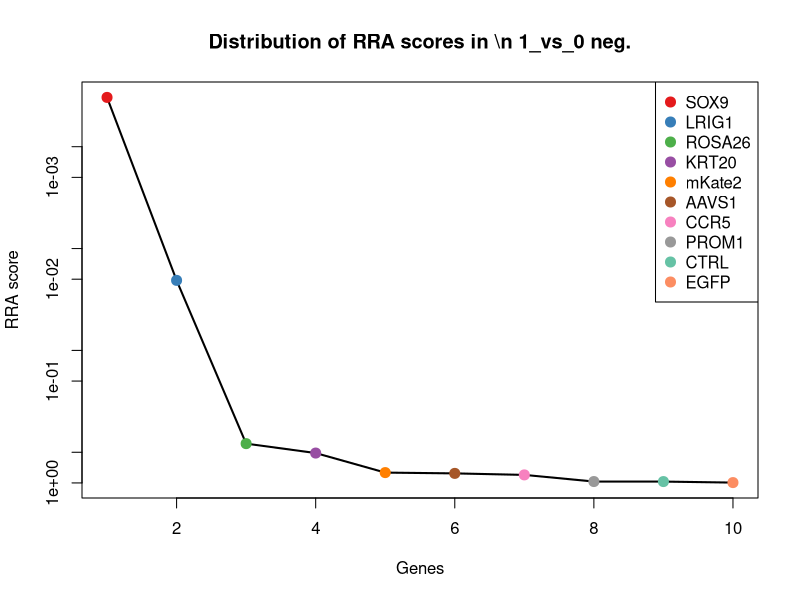
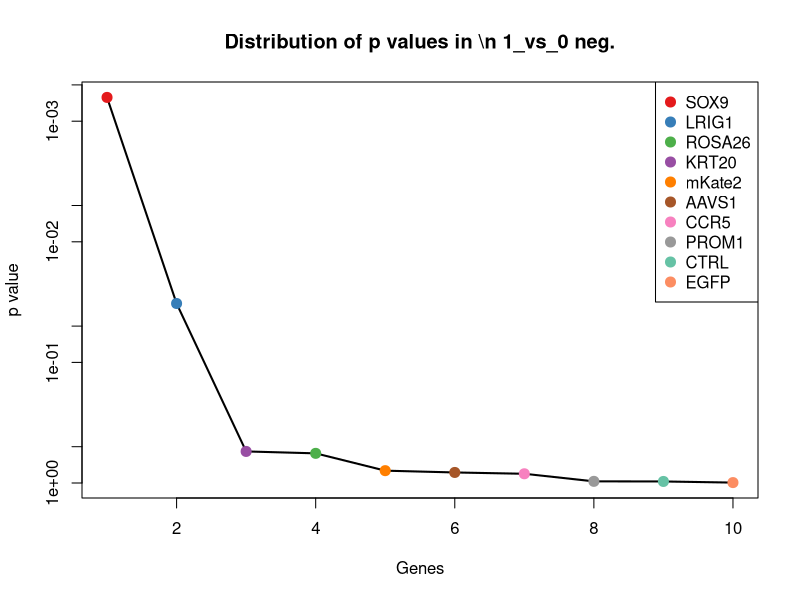
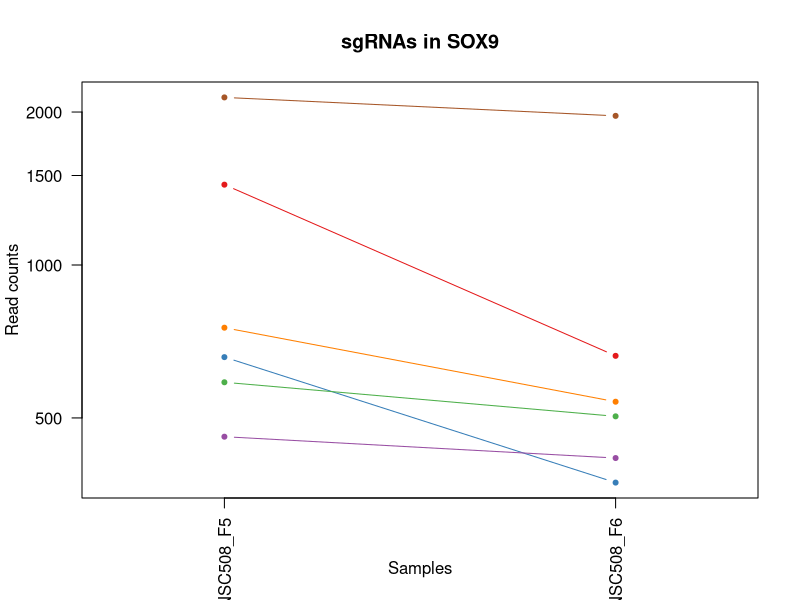
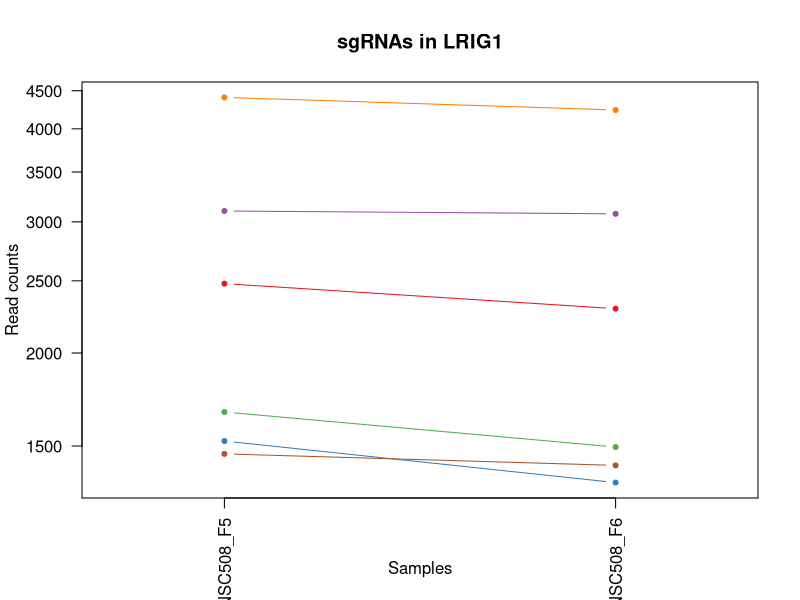
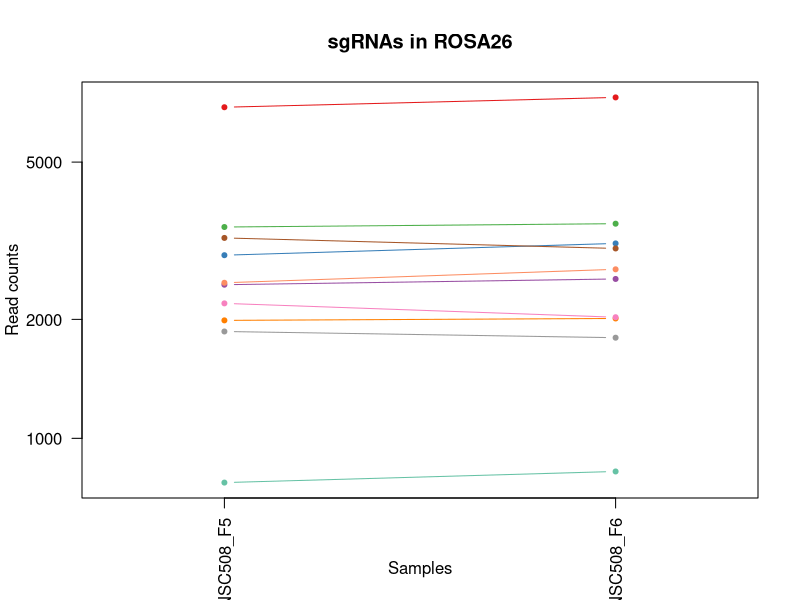
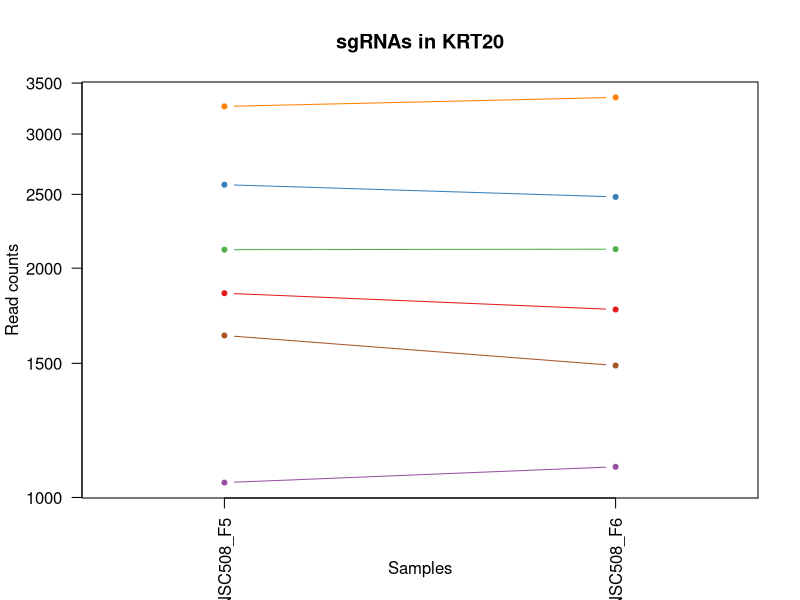
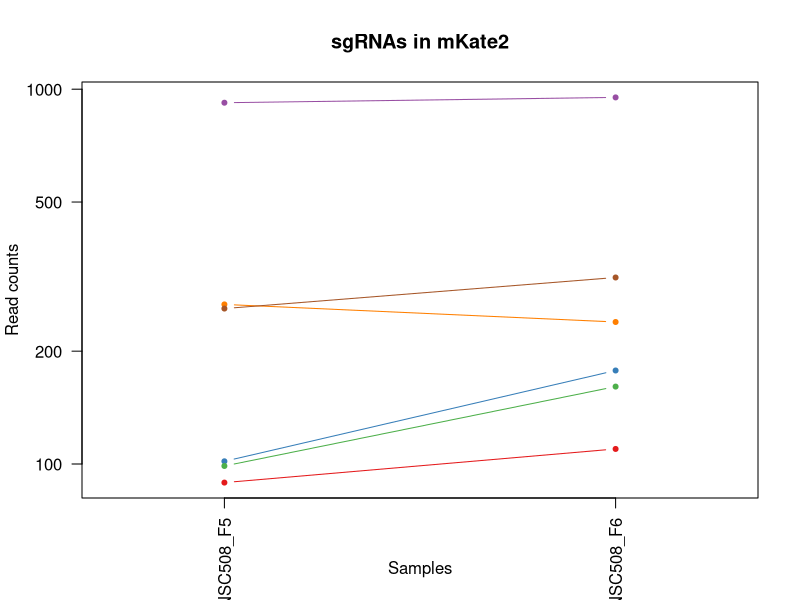
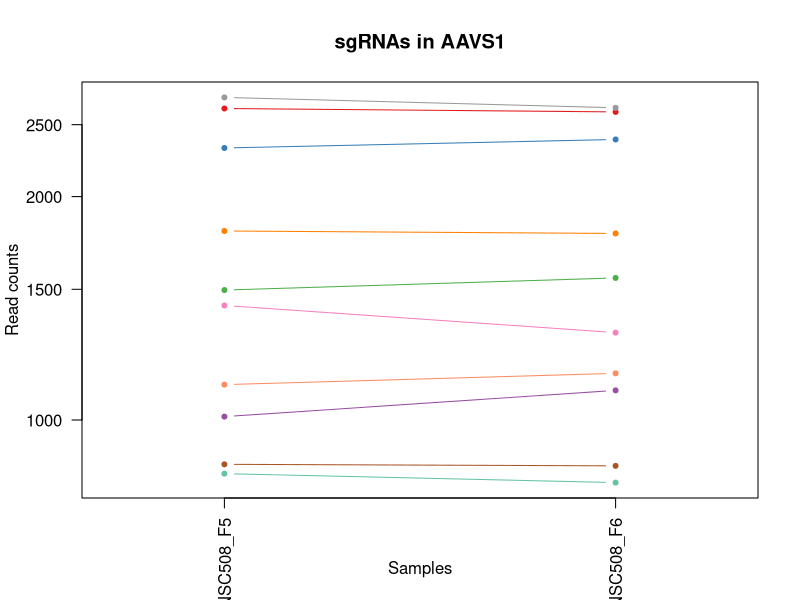

Source code (R) for these figures, in order: (Note: this script raises an error after producing the figures.)
pdf(file='S8A_c0_t1.pdf',width=4.5,height=4.5);
gstable=read.table('S8A_c0_t1.gene_summary.txt',header=T)
# 
#
# parameters
# Do not modify the variables beginning with "__"

# gstablename='__GENE_SUMMARY_FILE__'
startindex=3
# outputfile='__OUTPUT_FILE__'
targetgenelist=c("SOX9","LRIG1","ROSA26","KRT20","mKate2","AAVS1","CCR5","PROM1","CTRL","EGFP")
# samplelabel=sub('.\\w+.\\w+$','',colnames(gstable)[startindex]);
samplelabel='1_vs_0 neg.'


# You need to write some codes in front of this code:
# gstable=read.table(gstablename,header=T)
# pdf(file=outputfile,width=6,height=6)


# set up color using RColorBrewer
#library(RColorBrewer)
#colors <- brewer.pal(length(targetgenelist), "Set1")

colors=c( "#E41A1C", "#377EB8", "#4DAF4A", "#984EA3", "#FF7F00",  "#A65628", "#F781BF",
          "#999999", "#66C2A5", "#FC8D62", "#8DA0CB", "#E78AC3", "#A6D854", "#FFD92F", "#E5C494", "#B3B3B3", 
          "#8DD3C7", "#FFFFB3", "#BEBADA", "#FB8072", "#80B1D3", "#FDB462", "#B3DE69", "#FCCDE5",
          "#D9D9D9", "#BC80BD", "#CCEBC5", "#FFED6F")

######
# function definition

plotrankedvalues<-function(val, tglist, ...){
  
  plot(val,log='y',ylim=c(max(val),min(val)),type='l',lwd=2, ...)
  if(length(tglist)>0){
    for(i in 1:length(tglist)){
      targetgene=tglist[i];
      tx=which(names(val)==targetgene);ty=val[targetgene];
      points(tx,ty,col=colors[(i %% length(colors)) ],cex=2,pch=20)
      # text(tx+50,ty,targetgene,col=colors[i])
    }
    legend('topright',tglist,pch=20,pt.cex = 2,cex=1,col=colors)
  }
}



plotrandvalues<-function(val,targetgenelist, ...){
  # choose the one with the best distance distribution
  
  mindiffvalue=0;
  randval=val;
  for(i in 1:20){
    randval0=sample(val)
    vindex=sort(which(names(randval0) %in% targetgenelist))
    if(max(vindex)>0.9*length(val)){
      # print('pass...')
      next;
    }
    mindiffind=min(diff(vindex));
    if (mindiffind > mindiffvalue){
      mindiffvalue=mindiffind;
      randval=randval0;
      # print(paste('Diff: ',mindiffvalue))
    }
  }
  plot(randval,log='y',ylim=c(max(randval),min(randval)),pch=20,col='grey', ...)
  
  if(length(targetgenelist)>0){
    for(i in 1:length(targetgenelist)){
      targetgene=targetgenelist[i];
      tx=which(names(randval)==targetgene);ty=randval[targetgene];
      points(tx,ty,col=colors[(i %% length(colors)) ],cex=2,pch=20)
      text(tx+50,ty,targetgene,col=colors[i])
    }
  }
  
}




# set.seed(1235)



pvec=gstable[,startindex]
names(pvec)=gstable[,'id']
pvec=sort(pvec);

plotrankedvalues(pvec,targetgenelist,xlab='Genes',ylab='RRA score',main=paste('Distribution of RRA scores in \\n',samplelabel))

# plotrandvalues(pvec,targetgenelist,xlab='Genes',ylab='RRA score',main=paste('Distribution of RRA scores in \\n',samplelabel))


pvec=gstable[,startindex+1]
names(pvec)=gstable[,'id']
pvec=sort(pvec);

plotrankedvalues(pvec,targetgenelist,xlab='Genes',ylab='p value',main=paste('Distribution of p values in \\n',samplelabel))

# plotrandvalues(pvec,targetgenelist,xlab='Genes',ylab='p value',main=paste('Distribution of p values in \\n',samplelabel))



# you need to write after this code:
# dev.off()






# parameters
# Do not modify the variables beginning with "__"
targetmat=list(c(1438.0302471412763,661.5066344993968),c(657.659166359277,372.032167269803),c(586.7163408336407,502.6614394853237),c(458.2523054223534,415.9236027342179),c(751.6104758391738,537.1475673502212),c(2135.954260420509,1964.6642541214314))
targetgene="SOX9"
collabel=c("S61_MNSC508_F5","S62_MNSC508_F6")

# set up color using RColorBrewer
#library(RColorBrewer)
#colors <- brewer.pal(length(targetgenelist), "Set1")

colors=c( "#E41A1C", "#377EB8", "#4DAF4A", "#984EA3", "#FF7F00",  "#A65628", "#F781BF",
          "#999999", "#66C2A5", "#FC8D62", "#8DA0CB", "#E78AC3", "#A6D854", "#FFD92F", "#E5C494", "#B3B3B3", 
          "#8DD3C7", "#FFFFB3", "#BEBADA", "#FB8072", "#80B1D3", "#FDB462", "#B3DE69", "#FCCDE5",
          "#D9D9D9", "#BC80BD", "#CCEBC5", "#FFED6F")


## code

targetmatvec=unlist(targetmat)+1
yrange=range(targetmatvec[targetmatvec>0]);
# yrange[1]=1; # set the minimum value to 1
for(i in 1:length(targetmat)){
  vali=targetmat[[i]]+1;
  if(i==1){
    plot(1:length(vali),vali,type='b',las=1,pch=20,main=paste('sgRNAs in',targetgene),ylab='Read counts',xlab='Samples',xlim=c(0.7,length(vali)+0.3),ylim = yrange,col=colors[(i %% length(colors))],xaxt='n',log='y')
    axis(1,at=1:length(vali),labels=(collabel),las=2)
    # lines(0:100,rep(1,101),col='black');
  }else{
    lines(1:length(vali),vali,type='b',pch=20,col=colors[(i %% length(colors))])
  }
}




# parameters
# Do not modify the variables beginning with "__"
targetmat=list(c(2477.2467724087055,2292.8049859268194),c(1522.394688306898,1338.688781664656),c(1665.239026189598,1494.3988741455569),c(3101.351899668019,3074.490550864495),c(4407.0833640722985,4238.658624849216),c(1462.9561047583918,1411.8411741053478))
targetgene="LRIG1"
collabel=c("S61_MNSC508_F5","S62_MNSC508_F6")

# set up color using RColorBrewer
#library(RColorBrewer)
#colors <- brewer.pal(length(targetgenelist), "Set1")

colors=c( "#E41A1C", "#377EB8", "#4DAF4A", "#984EA3", "#FF7F00",  "#A65628", "#F781BF",
          "#999999", "#66C2A5", "#FC8D62", "#8DA0CB", "#E78AC3", "#A6D854", "#FFD92F", "#E5C494", "#B3B3B3", 
          "#8DD3C7", "#FFFFB3", "#BEBADA", "#FB8072", "#80B1D3", "#FDB462", "#B3DE69", "#FCCDE5",
          "#D9D9D9", "#BC80BD", "#CCEBC5", "#FFED6F")


## code

targetmatvec=unlist(targetmat)+1
yrange=range(targetmatvec[targetmatvec>0]);
# yrange[1]=1; # set the minimum value to 1
for(i in 1:length(targetmat)){
  vali=targetmat[[i]]+1;
  if(i==1){
    plot(1:length(vali),vali,type='b',las=1,pch=20,main=paste('sgRNAs in',targetgene),ylab='Read counts',xlab='Samples',xlim=c(0.7,length(vali)+0.3),ylim = yrange,col=colors[(i %% length(colors))],xaxt='n',log='y')
    axis(1,at=1:length(vali),labels=(collabel),las=2)
    # lines(0:100,rep(1,101),col='black');
  }else{
    lines(1:length(vali),vali,type='b',pch=20,col=colors[(i %% length(colors))])
  }
}




# parameters
# Do not modify the variables beginning with "__"
targetmat=list(c(6882.412762818149,7288.068355448331),c(2905.7797860568057,3112.1117812625653),c(3424.4293618590928,3491.4591877764374),c(2446.5687938030246,2530.027744270205),c(1987.357801549244,2009.6007237635704),c(3213.5182589450387,3022.238841978287),c(2194.4341571375876,2024.2312022517087),c(1862.7285134636666,1796.4137515078407),c(771.7428992991516,823.4869320466426),c(2474.370711914423,2676.332529151588))
targetgene="ROSA26"
collabel=c("S61_MNSC508_F5","S62_MNSC508_F6")

# set up color using RColorBrewer
#library(RColorBrewer)
#colors <- brewer.pal(length(targetgenelist), "Set1")

colors=c( "#E41A1C", "#377EB8", "#4DAF4A", "#984EA3", "#FF7F00",  "#A65628", "#F781BF",
          "#999999", "#66C2A5", "#FC8D62", "#8DA0CB", "#E78AC3", "#A6D854", "#FFD92F", "#E5C494", "#B3B3B3", 
          "#8DD3C7", "#FFFFB3", "#BEBADA", "#FB8072", "#80B1D3", "#FDB462", "#B3DE69", "#FCCDE5",
          "#D9D9D9", "#BC80BD", "#CCEBC5", "#FFED6F")


## code

targetmatvec=unlist(targetmat)+1
yrange=range(targetmatvec[targetmatvec>0]);
# yrange[1]=1; # set the minimum value to 1
for(i in 1:length(targetmat)){
  vali=targetmat[[i]]+1;
  if(i==1){
    plot(1:length(vali),vali,type='b',las=1,pch=20,main=paste('sgRNAs in',targetgene),ylab='Read counts',xlab='Samples',xlim=c(0.7,length(vali)+0.3),ylim = yrange,col=colors[(i %% length(colors))],xaxt='n',log='y')
    axis(1,at=1:length(vali),labels=(collabel),las=2)
    # lines(0:100,rep(1,101),col='black');
  }else{
    lines(1:length(vali),vali,type='b',pch=20,col=colors[(i %% length(colors))])
  }
}




# parameters
# Do not modify the variables beginning with "__"
targetmat=list(c(1853.1416451493915,1764.0176919983917),c(2573.115455551457,2479.866103739445),c(2113.904463297676,2117.2392440691597),c(1044.9686462559941,1096.2408524326497),c(3260.493913684987,3350.379573783675),c(1630.7263002582074,1489.173703256936))
targetgene="KRT20"
collabel=c("S61_MNSC508_F5","S62_MNSC508_F6")

# set up color using RColorBrewer
#library(RColorBrewer)
#colors <- brewer.pal(length(targetgenelist), "Set1")

colors=c( "#E41A1C", "#377EB8", "#4DAF4A", "#984EA3", "#FF7F00",  "#A65628", "#F781BF",
          "#999999", "#66C2A5", "#FC8D62", "#8DA0CB", "#E78AC3", "#A6D854", "#FFD92F", "#E5C494", "#B3B3B3", 
          "#8DD3C7", "#FFFFB3", "#BEBADA", "#FB8072", "#80B1D3", "#FDB462", "#B3DE69", "#FCCDE5",
          "#D9D9D9", "#BC80BD", "#CCEBC5", "#FFED6F")


## code

targetmatvec=unlist(targetmat)+1
yrange=range(targetmatvec[targetmatvec>0]);
# yrange[1]=1; # set the minimum value to 1
for(i in 1:length(targetmat)){
  vali=targetmat[[i]]+1;
  if(i==1){
    plot(1:length(vali),vali,type='b',las=1,pch=20,main=paste('sgRNAs in',targetgene),ylab='Read counts',xlab='Samples',xlim=c(0.7,length(vali)+0.3),ylim = yrange,col=colors[(i %% length(colors))],xaxt='n',log='y')
    axis(1,at=1:length(vali),labels=(collabel),las=2)
    # lines(0:100,rep(1,101),col='black');
  }else{
    lines(1:length(vali),vali,type='b',pch=20,col=colors[(i %% length(colors))])
  }
}




# parameters
# Do not modify the variables beginning with "__"
targetmat=list(c(88.19918849133161,108.68355448331323),c(100.66211729988935,176.610776035384),c(97.78605680560679,159.89022919179735),c(919.3806713389894,949.9360675512665),c(265.55625230542233,238.26779252110975),c(258.8454444854297,313.5102533172497))
targetgene="mKate2"
collabel=c("S61_MNSC508_F5","S62_MNSC508_F6")

# set up color using RColorBrewer
#library(RColorBrewer)
#colors <- brewer.pal(length(targetgenelist), "Set1")

colors=c( "#E41A1C", "#377EB8", "#4DAF4A", "#984EA3", "#FF7F00",  "#A65628", "#F781BF",
          "#999999", "#66C2A5", "#FC8D62", "#8DA0CB", "#E78AC3", "#A6D854", "#FFD92F", "#E5C494", "#B3B3B3", 
          "#8DD3C7", "#FFFFB3", "#BEBADA", "#FB8072", "#80B1D3", "#FDB462", "#B3DE69", "#FCCDE5",
          "#D9D9D9", "#BC80BD", "#CCEBC5", "#FFED6F")


## code

targetmatvec=unlist(targetmat)+1
yrange=range(targetmatvec[targetmatvec>0]);
# yrange[1]=1; # set the minimum value to 1
for(i in 1:length(targetmat)){
  vali=targetmat[[i]]+1;
  if(i==1){
    plot(1:length(vali),vali,type='b',las=1,pch=20,main=paste('sgRNAs in',targetgene),ylab='Read counts',xlab='Samples',xlim=c(0.7,length(vali)+0.3),ylim = yrange,col=colors[(i %% length(colors))],xaxt='n',log='y')
    axis(1,at=1:length(vali),labels=(collabel),las=2)
    # lines(0:100,rep(1,101),col='black');
  }else{
    lines(1:length(vali),vali,type='b',pch=20,col=colors[(i %% length(colors))])
  }
}




# parameters
# Do not modify the variables beginning with "__"
targetmat=list(c(2627.7606049428255,2600.045034177724),c(2324.81556621173,2386.8580619219942),c(1495.5514570269274,1552.92078809811),c(1009.4972334931759,1095.1958182549256),c(1796.5791220951678,1782.8283071974265),c(870.4876429361859,866.3333333333333),c(1425.5673183327185,1310.4728588661037),c(2719.7945407598672,2633.4861278648973),c(845.5617853190705,822.4418978689183),c(1114.9527849502028,1154.7627663852031))
targetgene="AAVS1"
collabel=c("S61_MNSC508_F5","S62_MNSC508_F6")

# set up color using RColorBrewer
#library(RColorBrewer)
#colors <- brewer.pal(length(targetgenelist), "Set1")

colors=c( "#E41A1C", "#377EB8", "#4DAF4A", "#984EA3", "#FF7F00",  "#A65628", "#F781BF",
          "#999999", "#66C2A5", "#FC8D62", "#8DA0CB", "#E78AC3", "#A6D854", "#FFD92F", "#E5C494", "#B3B3B3", 
          "#8DD3C7", "#FFFFB3", "#BEBADA", "#FB8072", "#80B1D3", "#FDB462", "#B3DE69", "#FCCDE5",
          "#D9D9D9", "#BC80BD", "#CCEBC5", "#FFED6F")


## code

targetmatvec=unlist(targetmat)+1
yrange=range(targetmatvec[targetmatvec>0]);
# yrange[1]=1; # set the minimum value to 1
for(i in 1:length(targetmat)){
  vali=targetmat[[i]]+1;
  if(i==1){
    plot(1:length(vali),vali,type='b',las=1,pch=20,main=paste('sgRNAs in',targetgene),ylab='Read counts',xlab='Samples',xlim=c(0.7,length(vali)+0.3),ylim = yrange,col=colors[(i %% length(colors))],xaxt='n',log='y')
    axis(1,at=1:length(vali),labels=(collabel),las=2)
    # lines(0:100,rep(1,101),col='black');
  }else{
    lines(1:length(vali),vali,type='b',pch=20,col=colors[(i %% length(colors))])
  }
}




# parameters
# Do not modify the variables beginning with "__"
targetmat=list(c(1284.6403541128734,1284.3470044229996),c(2342.0719291774253,2373.2726176115802),c(1402.5588343784582,1351.2291917973462),c(1080.4400590188122,1047.124246079614),c(1676.7432681667283,1660.559308403699),c(1621.139431943932,1517.3896260554884),c(3141.616746587975,3250.056292722155),c(1940.3821468092956,2058.7173301166063),c(1269.3013648100332,1255.086047446723),c(1772.61195130948,1753.5673502211498))
targetgene="CCR5"
collabel=c("S61_MNSC508_F5","S62_MNSC508_F6")

# set up color using RColorBrewer
#library(RColorBrewer)
#colors <- brewer.pal(length(targetgenelist), "Set1")

colors=c( "#E41A1C", "#377EB8", "#4DAF4A", "#984EA3", "#FF7F00",  "#A65628", "#F781BF",
          "#999999", "#66C2A5", "#FC8D62", "#8DA0CB", "#E78AC3", "#A6D854", "#FFD92F", "#E5C494", "#B3B3B3", 
          "#8DD3C7", "#FFFFB3", "#BEBADA", "#FB8072", "#80B1D3", "#FDB462", "#B3DE69", "#FCCDE5",
          "#D9D9D9", "#BC80BD", "#CCEBC5", "#FFED6F")


## code

targetmatvec=unlist(targetmat)+1
yrange=range(targetmatvec[targetmatvec>0]);
# yrange[1]=1; # set the minimum value to 1
for(i in 1:length(targetmat)){
  vali=targetmat[[i]]+1;
  if(i==1){
    plot(1:length(vali),vali,type='b',las=1,pch=20,main=paste('sgRNAs in',targetgene),ylab='Read counts',xlab='Samples',xlim=c(0.7,length(vali)+0.3),ylim = yrange,col=colors[(i %% length(colors))],xaxt='n',log='y')
    axis(1,at=1:length(vali),labels=(collabel),las=2)
    # lines(0:100,rep(1,101),col='black');
  }else{
    lines(1:length(vali),vali,type='b',pch=20,col=colors[(i %% length(colors))])
  }
}




# parameters
# Do not modify the variables beginning with "__"
targetmat=list(c(2048.713758760605,2075.437876960193),c(3214.4769457764664,3241.696019300362),c(2178.1364810033197,2255.1837555287493),c(3640.133898930284,3661.7997587454765),c(1924.0844706750277,2164.265782066747),c(5027.353744005902,5004.668677121029))
targetgene="PROM1"
collabel=c("S61_MNSC508_F5","S62_MNSC508_F6")

# set up color using RColorBrewer
#library(RColorBrewer)
#colors <- brewer.pal(length(targetgenelist), "Set1")

colors=c( "#E41A1C", "#377EB8", "#4DAF4A", "#984EA3", "#FF7F00",  "#A65628", "#F781BF",
          "#999999", "#66C2A5", "#FC8D62", "#8DA0CB", "#E78AC3", "#A6D854", "#FFD92F", "#E5C494", "#B3B3B3", 
          "#8DD3C7", "#FFFFB3", "#BEBADA", "#FB8072", "#80B1D3", "#FDB462", "#B3DE69", "#FCCDE5",
          "#D9D9D9", "#BC80BD", "#CCEBC5", "#FFED6F")


## code

targetmatvec=unlist(targetmat)+1
yrange=range(targetmatvec[targetmatvec>0]);
# yrange[1]=1; # set the minimum value to 1
for(i in 1:length(targetmat)){
  vali=targetmat[[i]]+1;
  if(i==1){
    plot(1:length(vali),vali,type='b',las=1,pch=20,main=paste('sgRNAs in',targetgene),ylab='Read counts',xlab='Samples',xlim=c(0.7,length(vali)+0.3),ylim = yrange,col=colors[(i %% length(colors))],xaxt='n',log='y')
    axis(1,at=1:length(vali),labels=(collabel),las=2)
    # lines(0:100,rep(1,101),col='black');
  }else{
    lines(1:length(vali),vali,type='b',pch=20,col=colors[(i %% length(colors))])
  }
}




# parameters
# Do not modify the variables beginning with "__"
targetmat=list(c(1863.687200295094,1971.9794933655005),c(1857.935079306529,1922.8628870124649),c(5973.577646624862,6162.566546039405),c(1056.4728882331244,1013.6831523924407),c(1947.0929546292882,2024.2312022517087),c(3351.569162670601,3641.9441093687174),c(2282.6333456289194,2233.238037796542),c(2183.888601991885,2251.003618817853),c(1937.506086315013,2011.6907921190189),c(3300.758760604943,3279.3172496984316))
targetgene="CTRL"
collabel=c("S61_MNSC508_F5","S62_MNSC508_F6")

# set up color using RColorBrewer
#library(RColorBrewer)
#colors <- brewer.pal(length(targetgenelist), "Set1")

colors=c( "#E41A1C", "#377EB8", "#4DAF4A", "#984EA3", "#FF7F00",  "#A65628", "#F781BF",
          "#999999", "#66C2A5", "#FC8D62", "#8DA0CB", "#E78AC3", "#A6D854", "#FFD92F", "#E5C494", "#B3B3B3", 
          "#8DD3C7", "#FFFFB3", "#BEBADA", "#FB8072", "#80B1D3", "#FDB462", "#B3DE69", "#FCCDE5",
          "#D9D9D9", "#BC80BD", "#CCEBC5", "#FFED6F")


## code

targetmatvec=unlist(targetmat)+1
yrange=range(targetmatvec[targetmatvec>0]);
# yrange[1]=1; # set the minimum value to 1
for(i in 1:length(targetmat)){
  vali=targetmat[[i]]+1;
  if(i==1){
    plot(1:length(vali),vali,type='b',las=1,pch=20,main=paste('sgRNAs in',targetgene),ylab='Read counts',xlab='Samples',xlim=c(0.7,length(vali)+0.3),ylim = yrange,col=colors[(i %% length(colors))],xaxt='n',log='y')
    axis(1,at=1:length(vali),labels=(collabel),las=2)
    # lines(0:100,rep(1,101),col='black');
  }else{
    lines(1:length(vali),vali,type='b',pch=20,col=colors[(i %% length(colors))])
  }
}




# parameters
# Do not modify the variables beginning with "__"
targetmat=list(c(2505.0486905201033,2649.16164053076),c(3249.9483585392845,3291.8576598311215),c(1645.1066027296201,1702.3606755126657),c(1731.3884175580968,1801.6389223964616),c(2904.821099225378,3045.2295938882185),c(3318.9738104020657,3454.8829915560914))
targetgene="EGFP"
collabel=c("S61_MNSC508_F5","S62_MNSC508_F6")

# set up color using RColorBrewer
#library(RColorBrewer)
#colors <- brewer.pal(length(targetgenelist), "Set1")

colors=c( "#E41A1C", "#377EB8", "#4DAF4A", "#984EA3", "#FF7F00",  "#A65628", "#F781BF",
          "#999999", "#66C2A5", "#FC8D62", "#8DA0CB", "#E78AC3", "#A6D854", "#FFD92F", "#E5C494", "#B3B3B3", 
          "#8DD3C7", "#FFFFB3", "#BEBADA", "#FB8072", "#80B1D3", "#FDB462", "#B3DE69", "#FCCDE5",
          "#D9D9D9", "#BC80BD", "#CCEBC5", "#FFED6F")


## code

targetmatvec=unlist(targetmat)+1
yrange=range(targetmatvec[targetmatvec>0]);
# yrange[1]=1; # set the minimum value to 1
for(i in 1:length(targetmat)){
  vali=targetmat[[i]]+1;
  if(i==1){
    plot(1:length(vali),vali,type='b',las=1,pch=20,main=paste('sgRNAs in',targetgene),ylab='Read counts',xlab='Samples',xlim=c(0.7,length(vali)+0.3),ylim = yrange,col=colors[(i %% length(colors))],xaxt='n',log='y')
    axis(1,at=1:length(vali),labels=(collabel),las=2)
    # lines(0:100,rep(1,101),col='black');
  }else{
    lines(1:length(vali),vali,type='b',pch=20,col=colors[(i %% length(colors))])
  }
}



# 
#
# parameters
# Do not modify the variables beginning with "__"

# gstablename='__GENE_SUMMARY_FILE__'
startindex=9
# outputfile='__OUTPUT_FILE__'
targetgenelist=c("mKate2","ROSA26","EGFP","PROM1","CTRL","AAVS1","CCR5","KRT20","LRIG1","SOX9")
# samplelabel=sub('.\\w+.\\w+$','',colnames(gstable)[startindex]);
samplelabel='1_vs_0 pos.'


# You need to write some codes in front of this code:
# gstable=read.table(gstablename,header=T)
# pdf(file=outputfile,width=6,height=6)


# set up color using RColorBrewer
#library(RColorBrewer)
#colors <- brewer.pal(length(targetgenelist), "Set1")

colors=c( "#E41A1C", "#377EB8", "#4DAF4A", "#984EA3", "#FF7F00",  "#A65628", "#F781BF",
          "#999999", "#66C2A5", "#FC8D62", "#8DA0CB", "#E78AC3", "#A6D854", "#FFD92F", "#E5C494", "#B3B3B3", 
          "#8DD3C7", "#FFFFB3", "#BEBADA", "#FB8072", "#80B1D3", "#FDB462", "#B3DE69", "#FCCDE5",
          "#D9D9D9", "#BC80BD", "#CCEBC5", "#FFED6F")

######
# function definition

plotrankedvalues<-function(val, tglist, ...){
  
  plot(val,log='y',ylim=c(max(val),min(val)),type='l',lwd=2, ...)
  if(length(tglist)>0){
    for(i in 1:length(tglist)){
      targetgene=tglist[i];
      tx=which(names(val)==targetgene);ty=val[targetgene];
      points(tx,ty,col=colors[(i %% length(colors)) ],cex=2,pch=20)
      # text(tx+50,ty,targetgene,col=colors[i])
    }
    legend('topright',tglist,pch=20,pt.cex = 2,cex=1,col=colors)
  }
}



plotrandvalues<-function(val,targetgenelist, ...){
  # choose the one with the best distance distribution
  
  mindiffvalue=0;
  randval=val;
  for(i in 1:20){
    randval0=sample(val)
    vindex=sort(which(names(randval0) %in% targetgenelist))
    if(max(vindex)>0.9*length(val)){
      # print('pass...')
      next;
    }
    mindiffind=min(diff(vindex));
    if (mindiffind > mindiffvalue){
      mindiffvalue=mindiffind;
      randval=randval0;
      # print(paste('Diff: ',mindiffvalue))
    }
  }
  plot(randval,log='y',ylim=c(max(randval),min(randval)),pch=20,col='grey', ...)
  
  if(length(targetgenelist)>0){
    for(i in 1:length(targetgenelist)){
      targetgene=targetgenelist[i];
      tx=which(names(randval)==targetgene);ty=randval[targetgene];
      points(tx,ty,col=colors[(i %% length(colors)) ],cex=2,pch=20)
      text(tx+50,ty,targetgene,col=colors[i])
    }
  }
  
}




# set.seed(1235)



pvec=gstable[,startindex]
names(pvec)=gstable[,'id']
pvec=sort(pvec);

plotrankedvalues(pvec,targetgenelist,xlab='Genes',ylab='RRA score',main=paste('Distribution of RRA scores in \\n',samplelabel))

# plotrandvalues(pvec,targetgenelist,xlab='Genes',ylab='RRA score',main=paste('Distribution of RRA scores in \\n',samplelabel))


pvec=gstable[,startindex+1]
names(pvec)=gstable[,'id']
pvec=sort(pvec);

plotrankedvalues(pvec,targetgenelist,xlab='Genes',ylab='p value',main=paste('Distribution of p values in \\n',samplelabel))

# plotrandvalues(pvec,targetgenelist,xlab='Genes',ylab='p value',main=paste('Distribution of p values in \\n',samplelabel))



# you need to write after this code:
# dev.off()






# parameters
# Do not modify the variables beginning with "__"
targetmat=list(c(88.19918849133161,108.68355448331323),c(100.66211729988935,176.610776035384),c(97.78605680560679,159.89022919179735),c(919.3806713389894,949.9360675512665),c(265.55625230542233,238.26779252110975),c(258.8454444854297,313.5102533172497))
targetgene="mKate2"
collabel=c("S61_MNSC508_F5","S62_MNSC508_F6")

# set up color using RColorBrewer
#library(RColorBrewer)
#colors <- brewer.pal(length(targetgenelist), "Set1")

colors=c( "#E41A1C", "#377EB8", "#4DAF4A", "#984EA3", "#FF7F00",  "#A65628", "#F781BF",
          "#999999", "#66C2A5", "#FC8D62", "#8DA0CB", "#E78AC3", "#A6D854", "#FFD92F", "#E5C494", "#B3B3B3", 
          "#8DD3C7", "#FFFFB3", "#BEBADA", "#FB8072", "#80B1D3", "#FDB462", "#B3DE69", "#FCCDE5",
          "#D9D9D9", "#BC80BD", "#CCEBC5", "#FFED6F")


## code

targetmatvec=unlist(targetmat)+1
yrange=range(targetmatvec[targetmatvec>0]);
# yrange[1]=1; # set the minimum value to 1
for(i in 1:length(targetmat)){
  vali=targetmat[[i]]+1;
  if(i==1){
    plot(1:length(vali),vali,type='b',las=1,pch=20,main=paste('sgRNAs in',targetgene),ylab='Read counts',xlab='Samples',xlim=c(0.7,length(vali)+0.3),ylim = yrange,col=colors[(i %% length(colors))],xaxt='n',log='y')
    axis(1,at=1:length(vali),labels=(collabel),las=2)
    # lines(0:100,rep(1,101),col='black');
  }else{
    lines(1:length(vali),vali,type='b',pch=20,col=colors[(i %% length(colors))])
  }
}




# parameters
# Do not modify the variables beginning with "__"
targetmat=list(c(6882.412762818149,7288.068355448331),c(2905.7797860568057,3112.1117812625653),c(3424.4293618590928,3491.4591877764374),c(2446.5687938030246,2530.027744270205),c(1987.357801549244,2009.6007237635704),c(3213.5182589450387,3022.238841978287),c(2194.4341571375876,2024.2312022517087),c(1862.7285134636666,1796.4137515078407),c(771.7428992991516,823.4869320466426),c(2474.370711914423,2676.332529151588))
targetgene="ROSA26"
collabel=c("S61_MNSC508_F5","S62_MNSC508_F6")

# set up color using RColorBrewer
#library(RColorBrewer)
#colors <- brewer.pal(length(targetgenelist), "Set1")

colors=c( "#E41A1C", "#377EB8", "#4DAF4A", "#984EA3", "#FF7F00",  "#A65628", "#F781BF",
          "#999999", "#66C2A5", "#FC8D62", "#8DA0CB", "#E78AC3", "#A6D854", "#FFD92F", "#E5C494", "#B3B3B3", 
          "#8DD3C7", "#FFFFB3", "#BEBADA", "#FB8072", "#80B1D3", "#FDB462", "#B3DE69", "#FCCDE5",
          "#D9D9D9", "#BC80BD", "#CCEBC5", "#FFED6F")


## code

targetmatvec=unlist(targetmat)+1
yrange=range(targetmatvec[targetmatvec>0]);
# yrange[1]=1; # set the minimum value to 1
for(i in 1:length(targetmat)){
  vali=targetmat[[i]]+1;
  if(i==1){
    plot(1:length(vali),vali,type='b',las=1,pch=20,main=paste('sgRNAs in',targetgene),ylab='Read counts',xlab='Samples',xlim=c(0.7,length(vali)+0.3),ylim = yrange,col=colors[(i %% length(colors))],xaxt='n',log='y')
    axis(1,at=1:length(vali),labels=(collabel),las=2)
    # lines(0:100,rep(1,101),col='black');
  }else{
    lines(1:length(vali),vali,type='b',pch=20,col=colors[(i %% length(colors))])
  }
}




# parameters
# Do not modify the variables beginning with "__"
targetmat=list(c(2505.0486905201033,2649.16164053076),c(3249.9483585392845,3291.8576598311215),c(1645.1066027296201,1702.3606755126657),c(1731.3884175580968,1801.6389223964616),c(2904.821099225378,3045.2295938882185),c(3318.9738104020657,3454.8829915560914))
targetgene="EGFP"
collabel=c("S61_MNSC508_F5","S62_MNSC508_F6")

# set up color using RColorBrewer
#library(RColorBrewer)
#colors <- brewer.pal(length(targetgenelist), "Set1")

colors=c( "#E41A1C", "#377EB8", "#4DAF4A", "#984EA3", "#FF7F00",  "#A65628", "#F781BF",
          "#999999", "#66C2A5", "#FC8D62", "#8DA0CB", "#E78AC3", "#A6D854", "#FFD92F", "#E5C494", "#B3B3B3", 
          "#8DD3C7", "#FFFFB3", "#BEBADA", "#FB8072", "#80B1D3", "#FDB462", "#B3DE69", "#FCCDE5",
          "#D9D9D9", "#BC80BD", "#CCEBC5", "#FFED6F")


## code

targetmatvec=unlist(targetmat)+1
yrange=range(targetmatvec[targetmatvec>0]);
# yrange[1]=1; # set the minimum value to 1
for(i in 1:length(targetmat)){
  vali=targetmat[[i]]+1;
  if(i==1){
    plot(1:length(vali),vali,type='b',las=1,pch=20,main=paste('sgRNAs in',targetgene),ylab='Read counts',xlab='Samples',xlim=c(0.7,length(vali)+0.3),ylim = yrange,col=colors[(i %% length(colors))],xaxt='n',log='y')
    axis(1,at=1:length(vali),labels=(collabel),las=2)
    # lines(0:100,rep(1,101),col='black');
  }else{
    lines(1:length(vali),vali,type='b',pch=20,col=colors[(i %% length(colors))])
  }
}




# parameters
# Do not modify the variables beginning with "__"
targetmat=list(c(2048.713758760605,2075.437876960193),c(3214.4769457764664,3241.696019300362),c(2178.1364810033197,2255.1837555287493),c(3640.133898930284,3661.7997587454765),c(1924.0844706750277,2164.265782066747),c(5027.353744005902,5004.668677121029))
targetgene="PROM1"
collabel=c("S61_MNSC508_F5","S62_MNSC508_F6")

# set up color using RColorBrewer
#library(RColorBrewer)
#colors <- brewer.pal(length(targetgenelist), "Set1")

colors=c( "#E41A1C", "#377EB8", "#4DAF4A", "#984EA3", "#FF7F00",  "#A65628", "#F781BF",
          "#999999", "#66C2A5", "#FC8D62", "#8DA0CB", "#E78AC3", "#A6D854", "#FFD92F", "#E5C494", "#B3B3B3", 
          "#8DD3C7", "#FFFFB3", "#BEBADA", "#FB8072", "#80B1D3", "#FDB462", "#B3DE69", "#FCCDE5",
          "#D9D9D9", "#BC80BD", "#CCEBC5", "#FFED6F")


## code

targetmatvec=unlist(targetmat)+1
yrange=range(targetmatvec[targetmatvec>0]);
# yrange[1]=1; # set the minimum value to 1
for(i in 1:length(targetmat)){
  vali=targetmat[[i]]+1;
  if(i==1){
    plot(1:length(vali),vali,type='b',las=1,pch=20,main=paste('sgRNAs in',targetgene),ylab='Read counts',xlab='Samples',xlim=c(0.7,length(vali)+0.3),ylim = yrange,col=colors[(i %% length(colors))],xaxt='n',log='y')
    axis(1,at=1:length(vali),labels=(collabel),las=2)
    # lines(0:100,rep(1,101),col='black');
  }else{
    lines(1:length(vali),vali,type='b',pch=20,col=colors[(i %% length(colors))])
  }
}




# parameters
# Do not modify the variables beginning with "__"
targetmat=list(c(1863.687200295094,1971.9794933655005),c(1857.935079306529,1922.8628870124649),c(5973.577646624862,6162.566546039405),c(1056.4728882331244,1013.6831523924407),c(1947.0929546292882,2024.2312022517087),c(3351.569162670601,3641.9441093687174),c(2282.6333456289194,2233.238037796542),c(2183.888601991885,2251.003618817853),c(1937.506086315013,2011.6907921190189),c(3300.758760604943,3279.3172496984316))
targetgene="CTRL"
collabel=c("S61_MNSC508_F5","S62_MNSC508_F6")

# set up color using RColorBrewer
#library(RColorBrewer)
#colors <- brewer.pal(length(targetgenelist), "Set1")

colors=c( "#E41A1C", "#377EB8", "#4DAF4A", "#984EA3", "#FF7F00",  "#A65628", "#F781BF",
          "#999999", "#66C2A5", "#FC8D62", "#8DA0CB", "#E78AC3", "#A6D854", "#FFD92F", "#E5C494", "#B3B3B3", 
          "#8DD3C7", "#FFFFB3", "#BEBADA", "#FB8072", "#80B1D3", "#FDB462", "#B3DE69", "#FCCDE5",
          "#D9D9D9", "#BC80BD", "#CCEBC5", "#FFED6F")


## code

targetmatvec=unlist(targetmat)+1
yrange=range(targetmatvec[targetmatvec>0]);
# yrange[1]=1; # set the minimum value to 1
for(i in 1:length(targetmat)){
  vali=targetmat[[i]]+1;
  if(i==1){
    plot(1:length(vali),vali,type='b',las=1,pch=20,main=paste('sgRNAs in',targetgene),ylab='Read counts',xlab='Samples',xlim=c(0.7,length(vali)+0.3),ylim = yrange,col=colors[(i %% length(colors))],xaxt='n',log='y')
    axis(1,at=1:length(vali),labels=(collabel),las=2)
    # lines(0:100,rep(1,101),col='black');
  }else{
    lines(1:length(vali),vali,type='b',pch=20,col=colors[(i %% length(colors))])
  }
}




# parameters
# Do not modify the variables beginning with "__"
targetmat=list(c(2627.7606049428255,2600.045034177724),c(2324.81556621173,2386.8580619219942),c(1495.5514570269274,1552.92078809811),c(1009.4972334931759,1095.1958182549256),c(1796.5791220951678,1782.8283071974265),c(870.4876429361859,866.3333333333333),c(1425.5673183327185,1310.4728588661037),c(2719.7945407598672,2633.4861278648973),c(845.5617853190705,822.4418978689183),c(1114.9527849502028,1154.7627663852031))
targetgene="AAVS1"
collabel=c("S61_MNSC508_F5","S62_MNSC508_F6")

# set up color using RColorBrewer
#library(RColorBrewer)
#colors <- brewer.pal(length(targetgenelist), "Set1")

colors=c( "#E41A1C", "#377EB8", "#4DAF4A", "#984EA3", "#FF7F00",  "#A65628", "#F781BF",
          "#999999", "#66C2A5", "#FC8D62", "#8DA0CB", "#E78AC3", "#A6D854", "#FFD92F", "#E5C494", "#B3B3B3", 
          "#8DD3C7", "#FFFFB3", "#BEBADA", "#FB8072", "#80B1D3", "#FDB462", "#B3DE69", "#FCCDE5",
          "#D9D9D9", "#BC80BD", "#CCEBC5", "#FFED6F")


## code

targetmatvec=unlist(targetmat)+1
yrange=range(targetmatvec[targetmatvec>0]);
# yrange[1]=1; # set the minimum value to 1
for(i in 1:length(targetmat)){
  vali=targetmat[[i]]+1;
  if(i==1){
    plot(1:length(vali),vali,type='b',las=1,pch=20,main=paste('sgRNAs in',targetgene),ylab='Read counts',xlab='Samples',xlim=c(0.7,length(vali)+0.3),ylim = yrange,col=colors[(i %% length(colors))],xaxt='n',log='y')
    axis(1,at=1:length(vali),labels=(collabel),las=2)
    # lines(0:100,rep(1,101),col='black');
  }else{
    lines(1:length(vali),vali,type='b',pch=20,col=colors[(i %% length(colors))])
  }
}




# parameters
# Do not modify the variables beginning with "__"
targetmat=list(c(1284.6403541128734,1284.3470044229996),c(2342.0719291774253,2373.2726176115802),c(1402.5588343784582,1351.2291917973462),c(1080.4400590188122,1047.124246079614),c(1676.7432681667283,1660.559308403699),c(1621.139431943932,1517.3896260554884),c(3141.616746587975,3250.056292722155),c(1940.3821468092956,2058.7173301166063),c(1269.3013648100332,1255.086047446723),c(1772.61195130948,1753.5673502211498))
targetgene="CCR5"
collabel=c("S61_MNSC508_F5","S62_MNSC508_F6")

# set up color using RColorBrewer
#library(RColorBrewer)
#colors <- brewer.pal(length(targetgenelist), "Set1")

colors=c( "#E41A1C", "#377EB8", "#4DAF4A", "#984EA3", "#FF7F00",  "#A65628", "#F781BF",
          "#999999", "#66C2A5", "#FC8D62", "#8DA0CB", "#E78AC3", "#A6D854", "#FFD92F", "#E5C494", "#B3B3B3", 
          "#8DD3C7", "#FFFFB3", "#BEBADA", "#FB8072", "#80B1D3", "#FDB462", "#B3DE69", "#FCCDE5",
          "#D9D9D9", "#BC80BD", "#CCEBC5", "#FFED6F")


## code

targetmatvec=unlist(targetmat)+1
yrange=range(targetmatvec[targetmatvec>0]);
# yrange[1]=1; # set the minimum value to 1
for(i in 1:length(targetmat)){
  vali=targetmat[[i]]+1;
  if(i==1){
    plot(1:length(vali),vali,type='b',las=1,pch=20,main=paste('sgRNAs in',targetgene),ylab='Read counts',xlab='Samples',xlim=c(0.7,length(vali)+0.3),ylim = yrange,col=colors[(i %% length(colors))],xaxt='n',log='y')
    axis(1,at=1:length(vali),labels=(collabel),las=2)
    # lines(0:100,rep(1,101),col='black');
  }else{
    lines(1:length(vali),vali,type='b',pch=20,col=colors[(i %% length(colors))])
  }
}




# parameters
# Do not modify the variables beginning with "__"
targetmat=list(c(1853.1416451493915,1764.0176919983917),c(2573.115455551457,2479.866103739445),c(2113.904463297676,2117.2392440691597),c(1044.9686462559941,1096.2408524326497),c(3260.493913684987,3350.379573783675),c(1630.7263002582074,1489.173703256936))
targetgene="KRT20"
collabel=c("S61_MNSC508_F5","S62_MNSC508_F6")

# set up color using RColorBrewer
#library(RColorBrewer)
#colors <- brewer.pal(length(targetgenelist), "Set1")

colors=c( "#E41A1C", "#377EB8", "#4DAF4A", "#984EA3", "#FF7F00",  "#A65628", "#F781BF",
          "#999999", "#66C2A5", "#FC8D62", "#8DA0CB", "#E78AC3", "#A6D854", "#FFD92F", "#E5C494", "#B3B3B3", 
          "#8DD3C7", "#FFFFB3", "#BEBADA", "#FB8072", "#80B1D3", "#FDB462", "#B3DE69", "#FCCDE5",
          "#D9D9D9", "#BC80BD", "#CCEBC5", "#FFED6F")


## code

targetmatvec=unlist(targetmat)+1
yrange=range(targetmatvec[targetmatvec>0]);
# yrange[1]=1; # set the minimum value to 1
for(i in 1:length(targetmat)){
  vali=targetmat[[i]]+1;
  if(i==1){
    plot(1:length(vali),vali,type='b',las=1,pch=20,main=paste('sgRNAs in',targetgene),ylab='Read counts',xlab='Samples',xlim=c(0.7,length(vali)+0.3),ylim = yrange,col=colors[(i %% length(colors))],xaxt='n',log='y')
    axis(1,at=1:length(vali),labels=(collabel),las=2)
    # lines(0:100,rep(1,101),col='black');
  }else{
    lines(1:length(vali),vali,type='b',pch=20,col=colors[(i %% length(colors))])
  }
}




# parameters
# Do not modify the variables beginning with "__"
targetmat=list(c(2477.2467724087055,2292.8049859268194),c(1522.394688306898,1338.688781664656),c(1665.239026189598,1494.3988741455569),c(3101.351899668019,3074.490550864495),c(4407.0833640722985,4238.658624849216),c(1462.9561047583918,1411.8411741053478))
targetgene="LRIG1"
collabel=c("S61_MNSC508_F5","S62_MNSC508_F6")

# set up color using RColorBrewer
#library(RColorBrewer)
#colors <- brewer.pal(length(targetgenelist), "Set1")

colors=c( "#E41A1C", "#377EB8", "#4DAF4A", "#984EA3", "#FF7F00",  "#A65628", "#F781BF",
          "#999999", "#66C2A5", "#FC8D62", "#8DA0CB", "#E78AC3", "#A6D854", "#FFD92F", "#E5C494", "#B3B3B3", 
          "#8DD3C7", "#FFFFB3", "#BEBADA", "#FB8072", "#80B1D3", "#FDB462", "#B3DE69", "#FCCDE5",
          "#D9D9D9", "#BC80BD", "#CCEBC5", "#FFED6F")


## code

targetmatvec=unlist(targetmat)+1
yrange=range(targetmatvec[targetmatvec>0]);
# yrange[1]=1; # set the minimum value to 1
for(i in 1:length(targetmat)){
  vali=targetmat[[i]]+1;
  if(i==1){
    plot(1:length(vali),vali,type='b',las=1,pch=20,main=paste('sgRNAs in',targetgene),ylab='Read counts',xlab='Samples',xlim=c(0.7,length(vali)+0.3),ylim = yrange,col=colors[(i %% length(colors))],xaxt='n',log='y')
    axis(1,at=1:length(vali),labels=(collabel),las=2)
    # lines(0:100,rep(1,101),col='black');
  }else{
    lines(1:length(vali),vali,type='b',pch=20,col=colors[(i %% length(colors))])
  }
}




# parameters
# Do not modify the variables beginning with "__"
targetmat=list(c(1438.0302471412763,661.5066344993968),c(657.659166359277,372.032167269803),c(586.7163408336407,502.6614394853237),c(458.2523054223534,415.9236027342179),c(751.6104758391738,537.1475673502212),c(2135.954260420509,1964.6642541214314))
targetgene="SOX9"
collabel=c("S61_MNSC508_F5","S62_MNSC508_F6")

# set up color using RColorBrewer
#library(RColorBrewer)
#colors <- brewer.pal(length(targetgenelist), "Set1")

colors=c( "#E41A1C", "#377EB8", "#4DAF4A", "#984EA3", "#FF7F00",  "#A65628", "#F781BF",
          "#999999", "#66C2A5", "#FC8D62", "#8DA0CB", "#E78AC3", "#A6D854", "#FFD92F", "#E5C494", "#B3B3B3", 
          "#8DD3C7", "#FFFFB3", "#BEBADA", "#FB8072", "#80B1D3", "#FDB462", "#B3DE69", "#FCCDE5",
          "#D9D9D9", "#BC80BD", "#CCEBC5", "#FFED6F")


## code

targetmatvec=unlist(targetmat)+1
yrange=range(targetmatvec[targetmatvec>0]);
# yrange[1]=1; # set the minimum value to 1
for(i in 1:length(targetmat)){
  vali=targetmat[[i]]+1;
  if(i==1){
    plot(1:length(vali),vali,type='b',las=1,pch=20,main=paste('sgRNAs in',targetgene),ylab='Read counts',xlab='Samples',xlim=c(0.7,length(vali)+0.3),ylim = yrange,col=colors[(i %% length(colors))],xaxt='n',log='y')
    axis(1,at=1:length(vali),labels=(collabel),las=2)
    # lines(0:100,rep(1,101),col='black');
  }else{
    lines(1:length(vali),vali,type='b',pch=20,col=colors[(i %% length(colors))])
  }
}



dev.off()
Sweave("S8A_c0_t1_summary.Rnw");
library(tools);

texi2dvi("S8A_c0_t1_summary.tex",pdf=TRUE);
